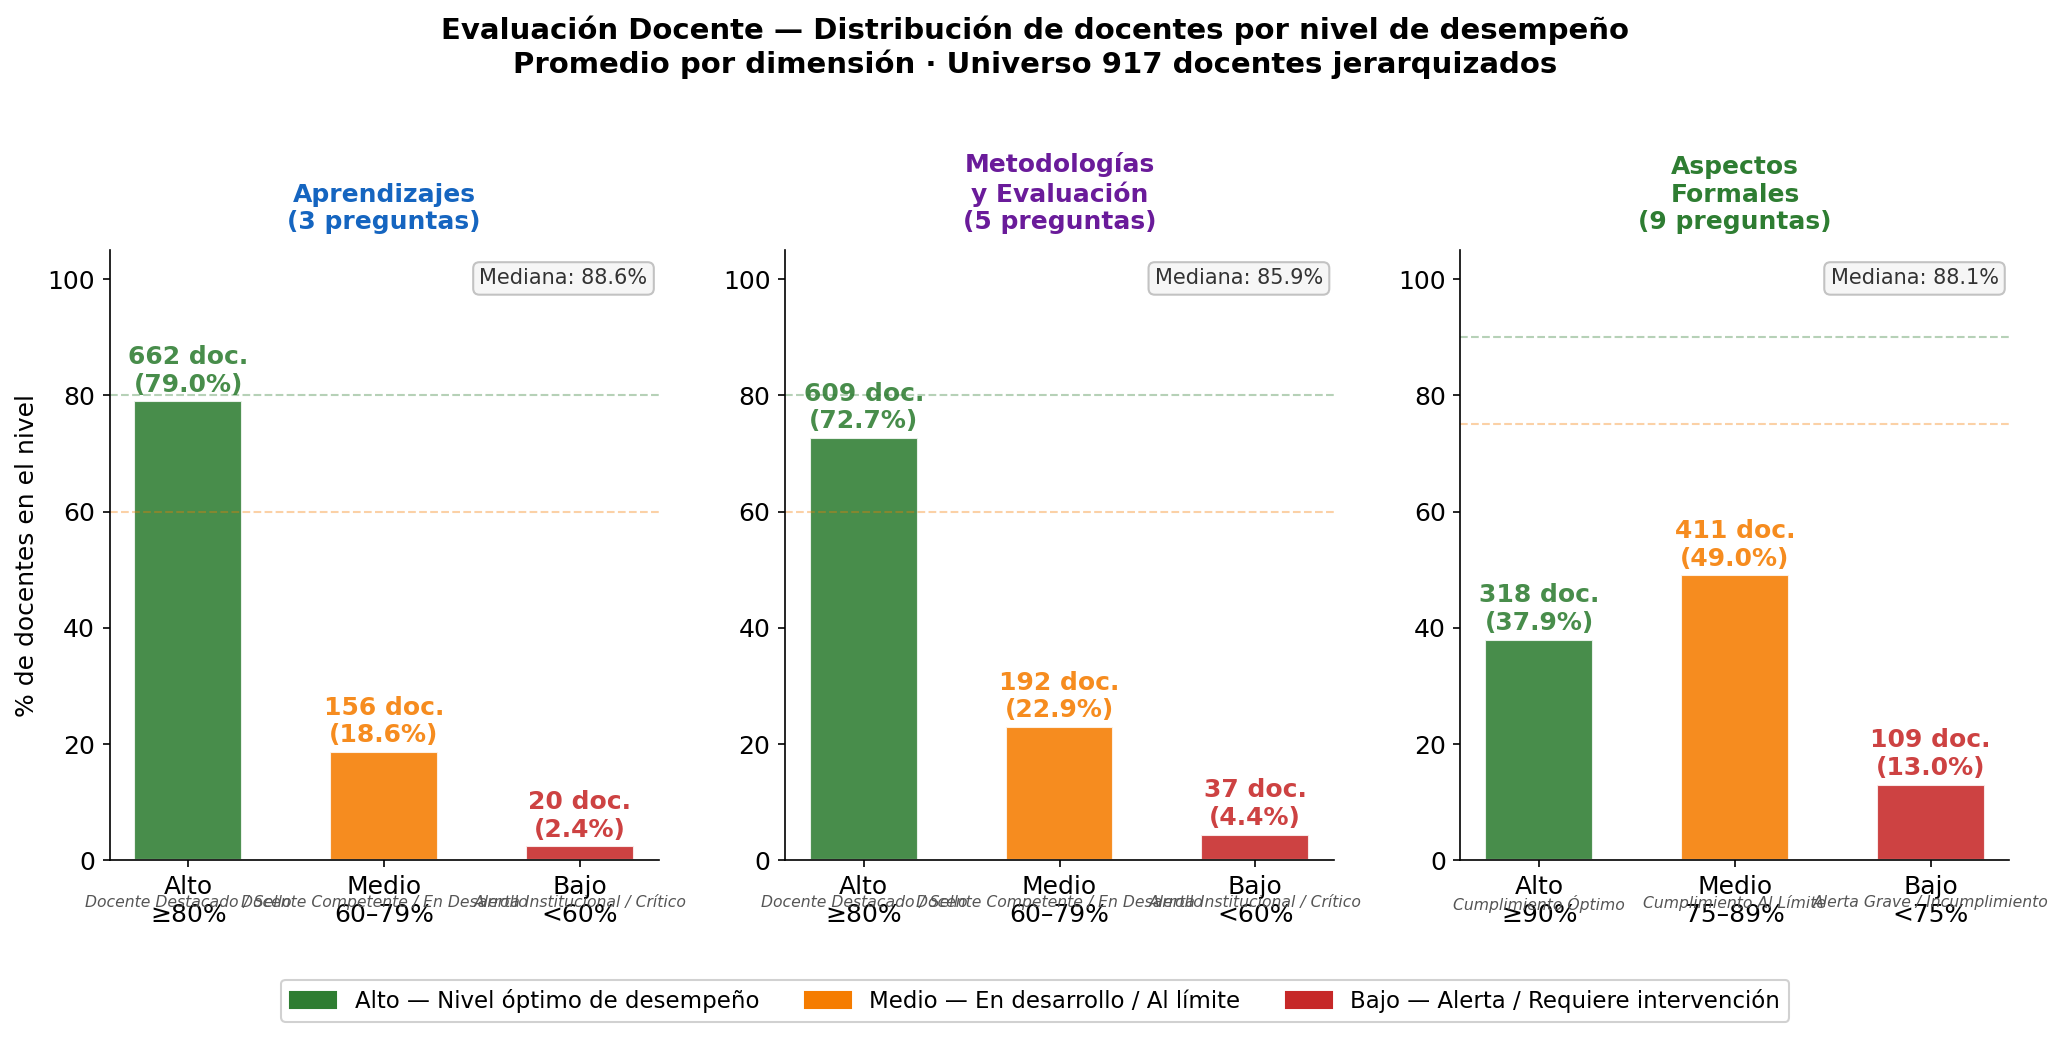

This chart was generated by the following Python code:
import sys; sys.stdout.reconfigure(encoding="utf-8")
import pandas as pd
import matplotlib.pyplot as plt
import matplotlib.patches as mpatches
import matplotlib
import numpy as np
import os
from sqlalchemy import create_engine, text

BASE   = os.path.dirname(__file__)
OUT    = os.path.join(BASE, "G_dimensiones_niveles_918.png")
engine = create_engine("postgresql://ucen_user:ucen2026@localhost:5432/ucen")

matplotlib.rcParams.update({"font.family": "DejaVu Sans", "font.size": 12})

doc917   = pd.read_csv(os.path.join(BASE,"..","PROCESADO","docente_918.csv"),
                       encoding="utf-8-sig", dtype={"rut_key": str})
ruts_917 = list(doc917["rut_key"].str.strip().astype(str))
n_univ   = len(doc917)

# ── Umbrales por dimensión ────────────────────────────────────────────────────
DIMS = {
    "APR": {
        "pregs":    ["APR_01","APR_02","APR_03"],
        "nombre":   "Aprendizajes",
        "alto":     80, "medio": 60,
        "lbl_alto": "≥80%", "lbl_medio": "60–79%", "lbl_bajo": "<60%",
        "desc_alto": "Docente Destacado / Sello",
        "desc_med":  "Docente Competente / En Desarrollo",
        "desc_bajo": "Alerta Institucional / Crítico",
        "color":    "#1565C0",
    },
    "MET": {
        "pregs":    ["MET_01","MET_02","MET_03","MET_04","MET_05"],
        "nombre":   "Metodologías\ny Evaluación",
        "alto":     80, "medio": 60,
        "lbl_alto": "≥80%", "lbl_medio": "60–79%", "lbl_bajo": "<60%",
        "desc_alto": "Docente Destacado / Sello",
        "desc_med":  "Docente Competente / En Desarrollo",
        "desc_bajo": "Alerta Institucional / Crítico",
        "color":    "#6A1B9A",
    },
    "AFO": {
        "pregs":    ["AFO_01","AFO_02","AFO_03","AFO_04","AFO_05",
                     "AFO_06","AFO_07","AFO_08","AFO_09"],
        "nombre":   "Aspectos\nFormales",
        "alto":     90, "medio": 75,
        "lbl_alto": "≥90%", "lbl_medio": "75–89%", "lbl_bajo": "<75%",
        "desc_alto": "Cumplimiento Óptimo",
        "desc_med":  "Cumplimiento Al Límite",
        "desc_bajo": "Alerta Grave / Incumplimiento",
        "color":    "#2E7D32",
    },
}

C_ALTO = "#2E7D32"
C_MED  = "#F57C00"
C_BAJO = "#C62828"

# ── Query: promedio por docente × dimensión ───────────────────────────────────
all_pregs = [p for d in DIMS.values() for p in d["pregs"]]

with engine.connect() as conn:
    df = pd.read_sql(text("""
        SELECT ep.rut_docente, er.pregunta_id, AVG(er.pct_acuerdo) AS pct_favorable
        FROM consolidados.evaluacion_respuesta er
        JOIN consolidados.evaluacion_periodo ep ON er.evaluacion_id = ep.evaluacion_id
        WHERE ep.rut_docente::text = ANY(:ruts)
          AND er.pregunta_id = ANY(:pregs)
        GROUP BY ep.rut_docente, er.pregunta_id
    """), conn, params={"ruts": ruts_917, "pregs": all_pregs})

# Agregar a nivel dimensión por docente
results = {}
for dim, cfg in DIMS.items():
    sub = df[df["pregunta_id"].isin(cfg["pregs"])]
    # Promedio de todas las preguntas de la dimensión por docente
    dim_doc = sub.groupby("rut_docente")["pct_favorable"].mean().reset_index()
    dim_doc.columns = ["rut_docente", "score"]

    def nivel(p, cfg=cfg):
        if p >= cfg["alto"]:  return "Alto"
        if p >= cfg["medio"]: return "Medio"
        return "Bajo"

    dim_doc["nivel"] = dim_doc["score"].apply(nivel)
    results[dim] = dim_doc

n_doc = df["rut_docente"].nunique()
n_sin = n_univ - n_doc

# ── Cascada ───────────────────────────────────────────────────────────────────
print("=" * 65)
print("  EVALUACIÓN DOCENTE — Resumen por dimensión (promedio)")
print("=" * 65)
print(f"  917 docentes jerarquizados (Universo 917)")
print(f"    ├── {n_doc} con evaluaciones registradas")
for dim, cfg in DIMS.items():
    d = results[dim]
    n = len(d)
    alto = (d["nivel"]=="Alto").sum()
    med  = (d["nivel"]=="Medio").sum()
    bajo = (d["nivel"]=="Bajo").sum()
    print(f"    │     ├── {cfg['nombre'].replace(chr(10),' ')}: Alto={alto} ({100*alto/n:.1f}%) | Medio={med} ({100*med/n:.1f}%) | Bajo={bajo} ({100*bajo/n:.1f}%)")
print(f"    └── {n_sin} sin evaluaciones registradas")
print("=" * 65)

# ── Figura ────────────────────────────────────────────────────────────────────
fig, axes = plt.subplots(1, 3, figsize=(14, 7))
fig.suptitle(
    "Evaluación Docente — Distribución de docentes por nivel de desempeño\n"
    "Promedio por dimensión · Universo 917 docentes jerarquizados",
    fontsize=14, fontweight="bold")

for ax, (dim, cfg) in zip(axes, DIMS.items()):
    d = results[dim]
    n = len(d)
    alto = (d["nivel"]=="Alto").sum()
    med  = (d["nivel"]=="Medio").sum()
    bajo = (d["nivel"]=="Bajo").sum()

    vals  = [alto, med, bajo]
    pcts  = [100*v/n for v in vals]
    etiq  = [f"Alto\n{cfg['lbl_alto']}", f"Medio\n{cfg['lbl_medio']}", f"Bajo\n{cfg['lbl_bajo']}"]
    cols  = [C_ALTO, C_MED, C_BAJO]

    bars = ax.bar(etiq, pcts, color=cols, width=0.55, alpha=0.88, edgecolor="white")

    for bar, v, p in zip(bars, vals, pcts):
        ax.text(bar.get_x() + bar.get_width()/2, p + 0.8,
                f"{v} doc.\n({p:.1f}%)", ha="center", va="bottom",
                fontsize=12, fontweight="bold", color=bar.get_facecolor())

    # Líneas de umbral
    ax.axhline(cfg["alto"], color=C_ALTO, linewidth=1, linestyle="--", alpha=0.35)
    ax.axhline(cfg["medio"], color=C_MED,  linewidth=1, linestyle="--", alpha=0.35)

    med_score = d["score"].median()
    ax.text(0.98, 0.97, f"Mediana: {med_score:.1f}%",
            transform=ax.transAxes, ha="right", va="top", fontsize=10,
            color="#333333",
            bbox=dict(boxstyle="round,pad=0.3", facecolor="#F5F5F5",
                      edgecolor="#BDBDBD", alpha=0.9))

    ax.set_title(f"{cfg['nombre']}\n({len(cfg['pregs'])} preguntas)",
                 fontsize=12, fontweight="bold", color=cfg["color"], pad=10)
    ax.set_ylim(0, 105)
    if ax == axes[0]:
        ax.set_ylabel("% de docentes en el nivel")
    ax.spines["top"].set_visible(False)
    ax.spines["right"].set_visible(False)

    # Descripción niveles dentro de cada panel
    descs = [cfg["desc_alto"], cfg["desc_med"], cfg["desc_bajo"]]
    for bar, desc in zip(bars, descs):
        ax.text(bar.get_x() + bar.get_width()/2, -6,
                desc, ha="center", va="top", fontsize=7.5,
                color="#555555", fontstyle="italic",
                wrap=True)

legend_items = [
    mpatches.Patch(color=C_ALTO, label="Alto — Nivel óptimo de desempeño"),
    mpatches.Patch(color=C_MED,  label="Medio — En desarrollo / Al límite"),
    mpatches.Patch(color=C_BAJO, label="Bajo — Alerta / Requiere intervención"),
]
fig.legend(handles=legend_items, loc="lower center", ncol=3,
           fontsize=11, framealpha=0.9, bbox_to_anchor=(0.5, 0.01))

plt.tight_layout(rect=[0, 0.08, 1, 0.97])
plt.savefig(OUT, dpi=150, bbox_inches="tight")
plt.close()
print(f"\nGuardado: {OUT}")

# Bajadas
apr = results["APR"]; met = results["MET"]; afo = results["AFO"]
alto_apr = 100*(apr["nivel"]=="Alto").sum()/len(apr)
alto_met = 100*(met["nivel"]=="Alto").sum()/len(met)
alto_afo = 100*(afo["nivel"]=="Alto").sum()/len(afo)
bajo_afo = 100*(afo["nivel"]=="Bajo").sum()/len(afo)
bajo_met = 100*(met["nivel"]=="Bajo").sum()/len(met)

print(f"""
BAJADAS
• Aprendizajes lidera con {alto_apr:.1f}% de docentes en Nivel Alto, seguida
  de Metodologías y Evaluación ({alto_met:.1f}%). Aspectos Formales, con su
  umbral más exigente (≥90%), registra solo el {alto_afo:.1f}% en Nivel Óptimo,
  siendo la dimensión con mayor masa crítica en el rango medio (Al Límite).

• El Nivel Bajo afecta principalmente a Aspectos Formales ({bajo_afo:.1f}%) y
  Metodologías ({bajo_met:.1f}%), dimensiones que representan los focos
  prioritarios de acompañamiento formativo. La brecha entre los umbrales
  refleja la mayor exigencia institucional en el cumplimiento formal
  respecto a la calidad pedagógica.
""")
